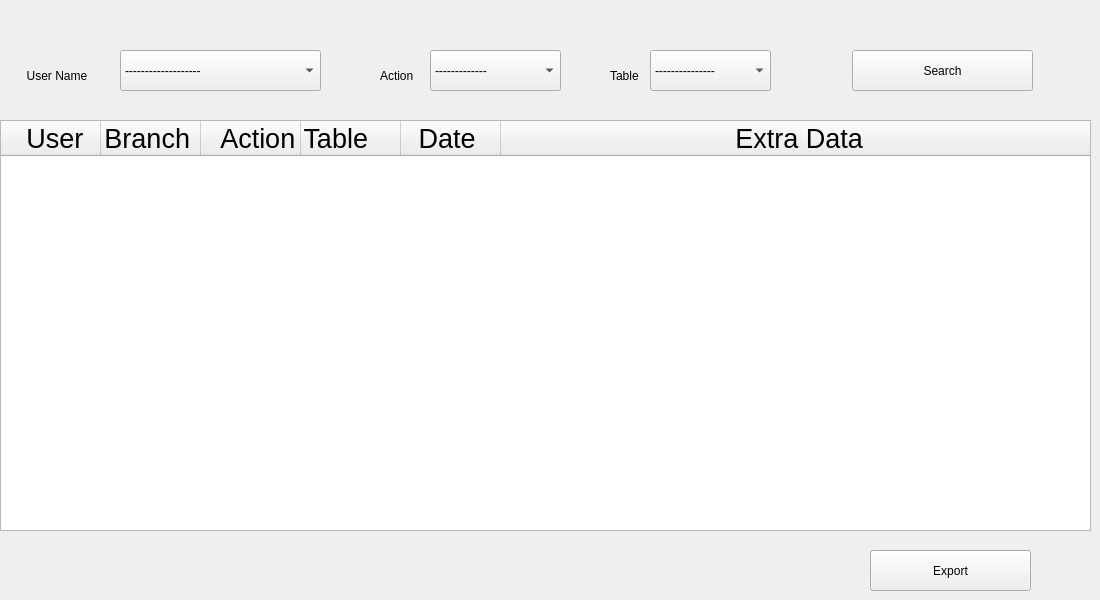
    <widget class="QWidget" name="tab_5">
     <attribute name="title">
      <string>Page</string>
     </attribute>
     <widget class="QTableWidget" name="tableWidget_4">
      <property name="geometry">
       <rect>
        <x>0</x>
        <y>120</y>
        <width>1091</width>
        <height>411</height>
       </rect>
      </property>
      <property name="sortingEnabled">
       <bool>true</bool>
      </property>
      <attribute name="horizontalHeaderStretchLastSection">
       <bool>true</bool>
      </attribute>
      <column>
       <property name="text">
        <string>                   User                  </string>
       </property>
       <property name="font">
        <font>
         <family>Segoe UI</family>
         <pointsize>20</pointsize>
        </font>
       </property>
      </column>
      <column>
       <property name="text">
        <string>                Branch                 </string>
       </property>
       <property name="font">
        <font>
         <family>Segoe UI</family>
         <pointsize>20</pointsize>
        </font>
       </property>
      </column>
      <column>
       <property name="text">
        <string>                Action              </string>
       </property>
       <property name="font">
        <font>
         <family>Segoe UI</family>
         <pointsize>20</pointsize>
        </font>
       </property>
      </column>
      <column>
       <property name="text">
        <string>             Table                 </string>
       </property>
       <property name="font">
        <font>
         <family>Segoe UI</family>
         <pointsize>20</pointsize>
        </font>
       </property>
      </column>
      <column>
       <property name="text">
        <string>          Date           </string>
       </property>
       <property name="font">
        <font>
         <family>Segoe UI</family>
         <pointsize>20</pointsize>
        </font>
       </property>
      </column>
      <column>
       <property name="text">
        <string>            Extra Data           </string>
       </property>
       <property name="font">
        <font>
         <family>Segoe UI</family>
         <pointsize>20</pointsize>
        </font>
       </property>
      </column>
     </widget>
     <widget class="QPushButton" name="pushButton_23">
      <property name="geometry">
       <rect>
        <x>852</x>
        <y>50</y>
        <width>181</width>
        <height>41</height>
       </rect>
      </property>
      <property name="text">
       <string>Search</string>
      </property>
     </widget>
     <widget class="QComboBox" name="comboBox_14">
      <property name="geometry">
       <rect>
        <x>430</x>
        <y>50</y>
        <width>131</width>
        <height>41</height>
       </rect>
      </property>
      <item>
       <property name="text">
        <string>-------------</string>
       </property>
      </item>
      <item>
       <property name="text">
        <string>Login</string>
       </property>
      </item>
      <item>
       <property name="text">
        <string>Logout</string>
       </property>
      </item>
      <item>
       <property name="text">
        <string>Add </string>
       </property>
      </item>
      <item>
       <property name="text">
        <string>Edit </string>
       </property>
      </item>
      <item>
       <property name="text">
        <string>Delete </string>
       </property>
      </item>
      <item>
       <property name="text">
        <string>Search</string>
       </property>
      </item>
     </widget>
     <widget class="QLabel" name="label_25">
      <property name="geometry">
       <rect>
        <x>380</x>
        <y>60</y>
        <width>51</width>
        <height>31</height>
       </rect>
      </property>
      <property name="text">
       <string>Action</string>
      </property>
     </widget>
     <widget class="QLabel" name="label_26">
      <property name="geometry">
       <rect>
        <x>610</x>
        <y>60</y>
        <width>41</width>
        <height>31</height>
       </rect>
      </property>
      <property name="text">
       <string>Table</string>
      </property>
     </widget>
     <widget class="QComboBox" name="comboBox_15">
      <property name="geometry">
       <rect>
        <x>650</x>
        <y>50</y>
        <width>121</width>
        <height>41</height>
       </rect>
      </property>
      <item>
       <property name="text">
        <string>---------------</string>
       </property>
      </item>
      <item>
       <property name="text">
        <string>Books</string>
       </property>
      </item>
      <item>
       <property name="text">
        <string>Clients</string>
       </property>
      </item>
      <item>
       <property name="text">
        <string>History</string>
       </property>
      </item>
      <item>
       <property name="text">
        <string>Branch</string>
       </property>
      </item>
      <item>
       <property name="text">
        <string>Category</string>
       </property>
      </item>
      <item>
       <property name="text">
        <string>Daily Movements</string>
       </property>
      </item>
      <item>
       <property name="text">
        <string>Employee</string>
       </property>
      </item>
      <item>
       <property name="text">
        <string>Publisher</string>
       </property>
      </item>
      <item>
       <property name="text">
        <string>Author</string>
       </property>
      </item>
     </widget>
     <widget class="QPushButton" name="pushButton_39">
      <property name="enabled">
       <bool>true</bool>
      </property>
      <property name="geometry">
       <rect>
        <x>870</x>
        <y>550</y>
        <width>161</width>
        <height>41</height>
       </rect>
      </property>
      <property name="text">
       <string>Export</string>
      </property>
     </widget>
     <widget class="QLabel" name="label_64">
      <property name="geometry">
       <rect>
        <x>20</x>
        <y>60</y>
        <width>91</width>
        <height>31</height>
       </rect>
      </property>
      <property name="text">
       <string>  User Name</string>
      </property>
     </widget>
     <widget class="QComboBox" name="comboBox_23">
      <property name="geometry">
       <rect>
        <x>120</x>
        <y>50</y>
        <width>201</width>
        <height>41</height>
       </rect>
      </property>
      <item>
       <property name="text">
        <string>-------------------</string>
       </property>
      </item>
     </widget>
    </widget>
